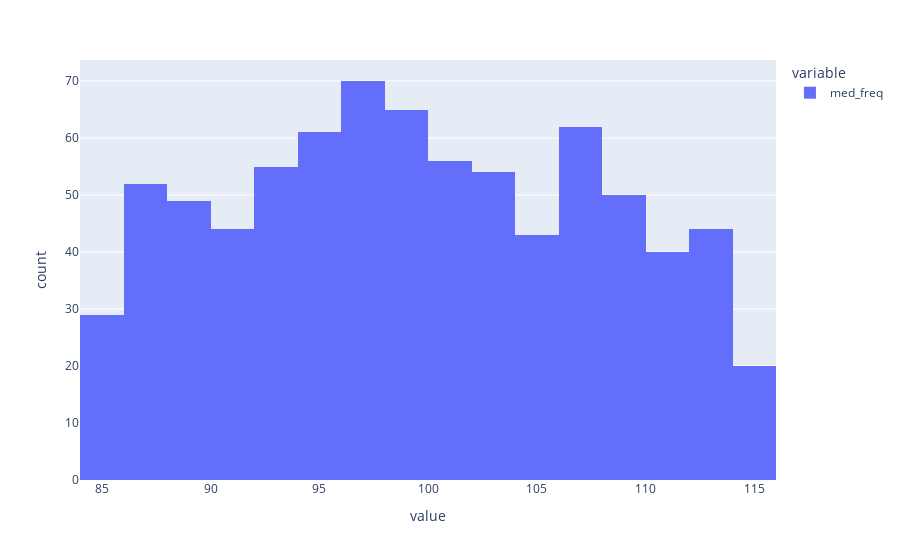

The cell this chart's notebook holds for it:
### Code cell
px.histogram(selected_topic[selected_topic.cluster_freq == 2].med_freq, nbins=29)

### Figure 1 — Plotly figure (JSON) as saved in the notebook; plotly's stock layout.template omitted (floating-point values rounded to 4 significant figures; data arrays with more than 128 entries replaced by an {"elided": "..."} marker saying what was removed)
{"data": [{"alignmentgroup": "True", "bingroup": "x", "hovertemplate": "variable=med_freq<br>value=%{x}<br>count=%{y}<extra></extra>", "legendgroup": "med_freq", "marker": {"color": "#636efa", "pattern": {"shape": ""}}, "name": "med_freq", "nbinsx": 29, "offsetgroup": "med_freq", "orientation": "v", "showlegend": true, "type": "histogram", "x": {"elided": "794 float values"}, "xaxis": "x", "yaxis": "y"}], "layout": {"barmode": "relative", "legend": {"title": {"text": "variable"}, "tracegroupgap": 0}, "margin": {"t": 60}, "xaxis": {"anchor": "y", "domain": [0, 1], "title": {"text": "value"}}, "yaxis": {"anchor": "x", "domain": [0, 1], "title": {"text": "count"}}}}
